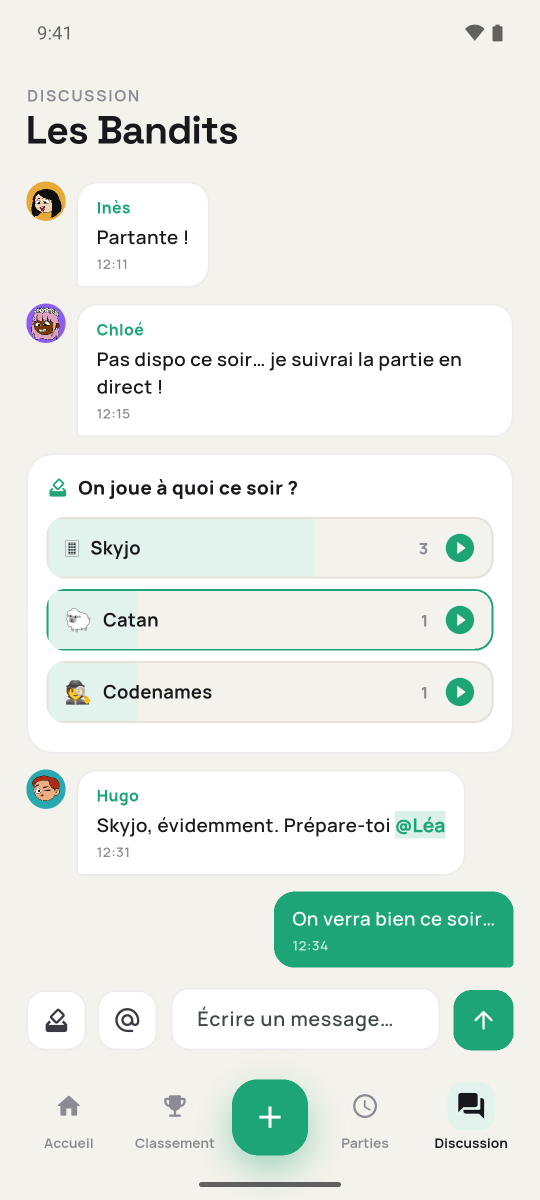
#> input picture store_assets/raw/03a_discussion.png, 1080 x 2400 px, given in place of 03a_discussion.png.png, which was not available (shown at 1/2 size)
$ python offset.py ../raw/03a_discussion.png 3 5
#> lines starting #> are read from the running program, lines starting #| are printed output that depends on the picture; pictures that were not available may be replaced by others from this repository, and a replacement may not be noted
# offset.py NAME [range]: vertical shift (px) of new/NAME.png against the old raw capture, from grey edges.
import sys
from PIL import Image, ImageFilter, ImageChops, ImageStat
RAW = '/home/thomas/Programmation/Projets/podium/store_assets/raw'
def edges(p): return Image.open(p).convert('L').filter(ImageFilter.FIND_EDGES).point(lambda v: 255 if v > 40 else 0)
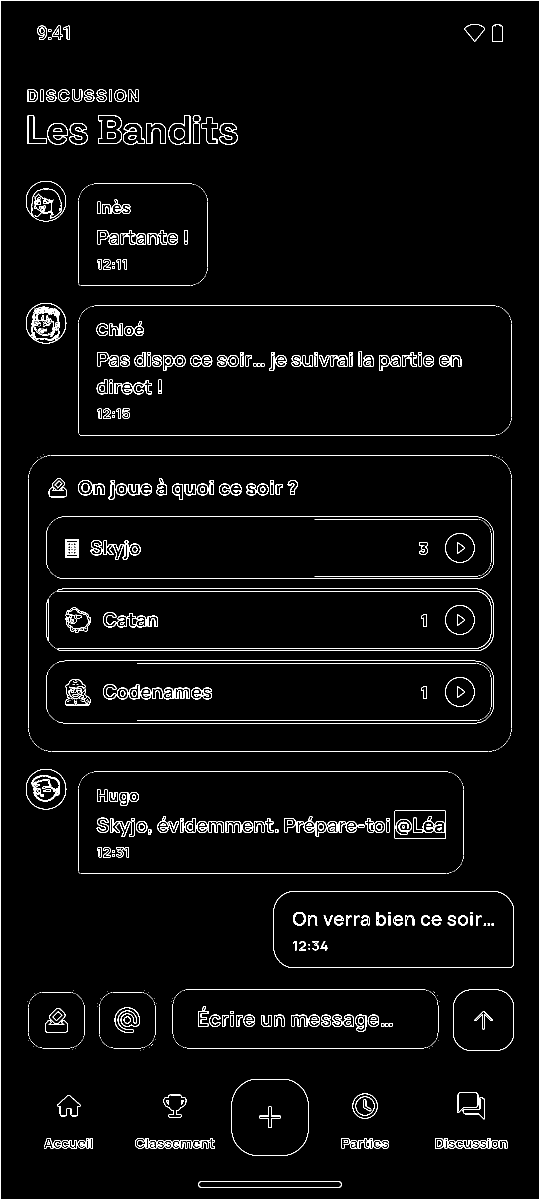
#> returned value: PIL image 1080x2400 L (shown at 1/2 size); 3% white in thin lines or dots
name = sys.argv[1]; R = int(sys.argv[2]) if len(sys.argv) > 2 else 40
a, b = edges(f'{RAW}/{name}.png'), edges(f'new/{name}.png')
#> call 2 of edges, with p = 'new/../raw/03a_discussion.png.png'
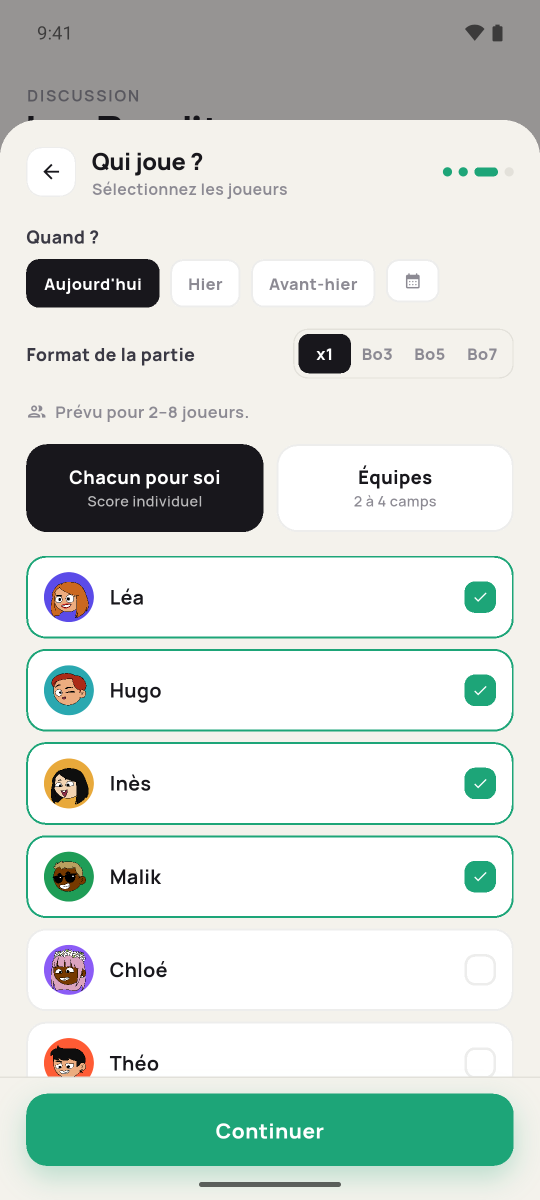
#> input picture store_assets/raw/03b_qui_joue_haut.png, 1080 x 2400 px, given in place of 03a_discussion.png.png, which was not available (shown at 1/2 size)
#> in edges (call 2), `def edges(p): return Image.open(p).convert('L').filter(ImageFilter.FIN..`:
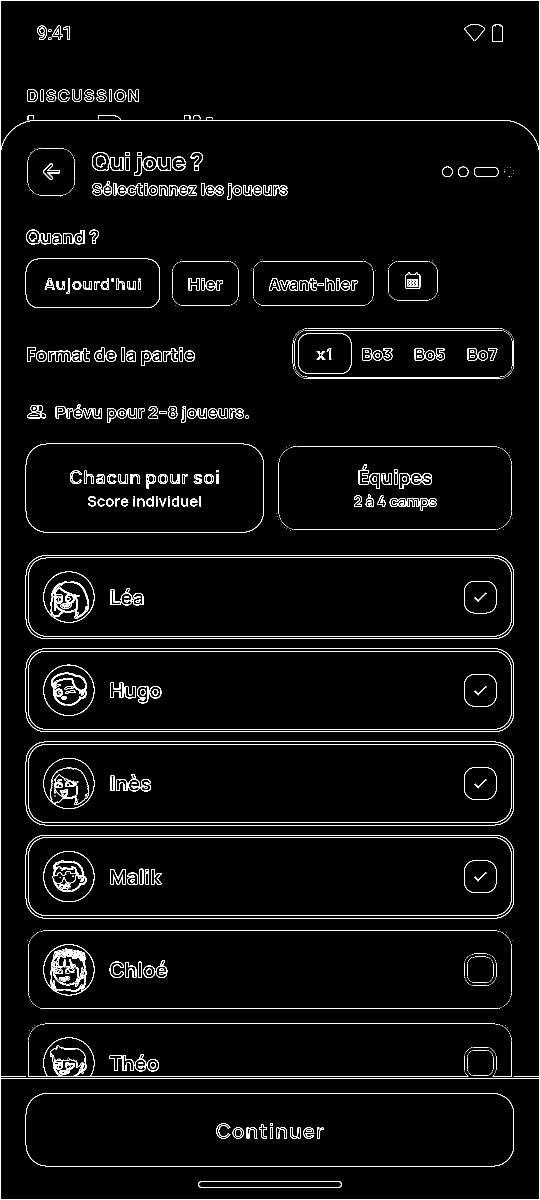
#> returned value: PIL image 1080x2400 L (shown at 1/2 size); 3.1% white in thin lines or dots
top = int(sys.argv[3]) if len(sys.argv) > 3 else 140
y0, y1 = top + R, 2250 - R
ref = a.crop((0, y0, 1080, y1))
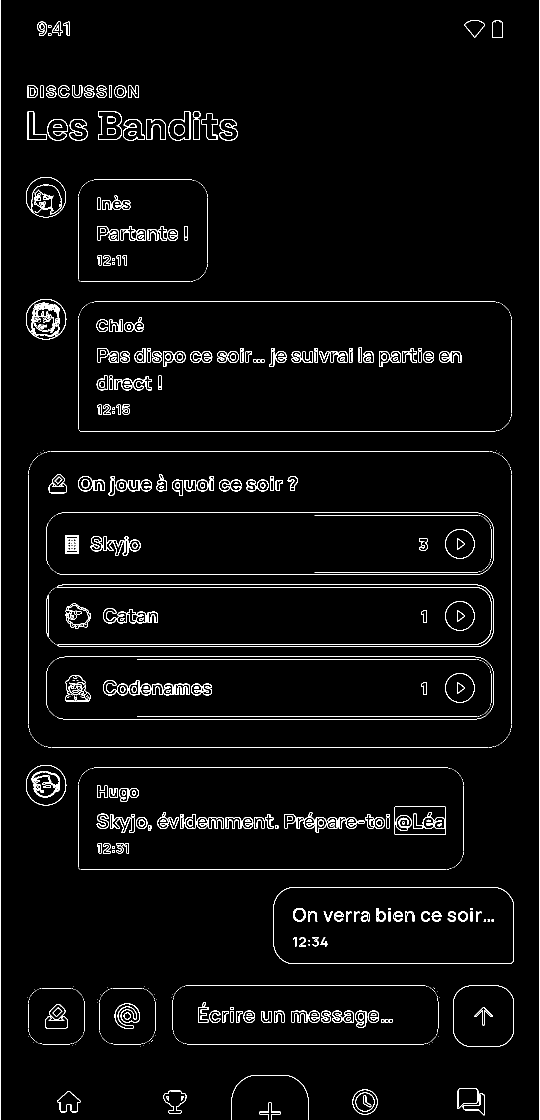
#> ref: PIL image 1080x2239 L (shown at 1/2 size); 2.9% white in thin lines or dots
scores = []
for d in range(-R, R + 1):
    diff = ImageChops.difference(ref, b.crop((0, y0 + d, 1080, y1 + d)))
    scores.append((ImageStat.Stat(diff).mean[0] / 2.55, d))
#> this loop made 7 passes
#> pass 1, `diff = ImageChops.difference(ref, b.crop((0, y0 + d, 1080, y1 + d)))`:
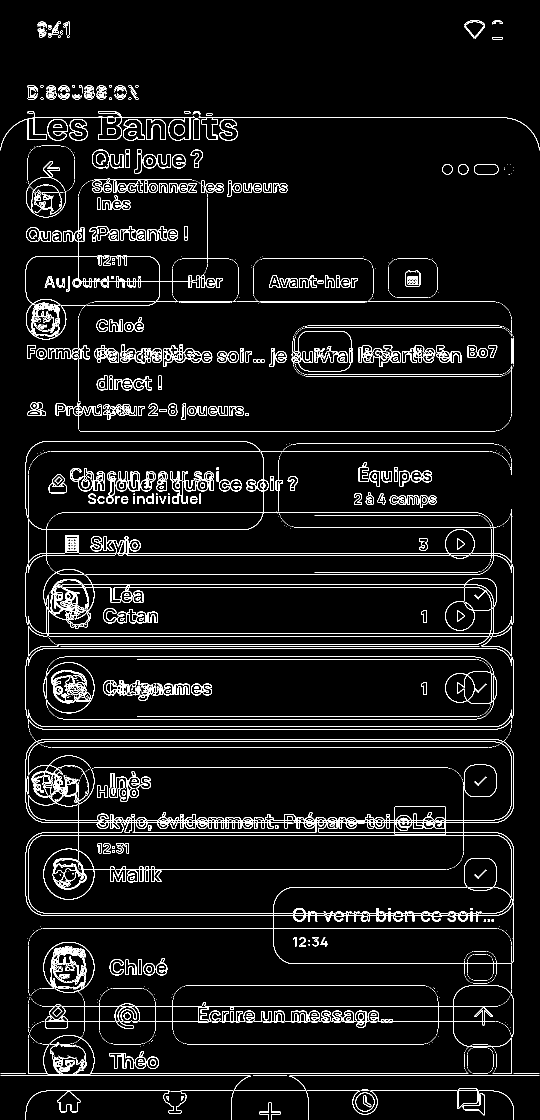
#> diff: PIL image 1080x2239 L (shown at 1/2 size); 5.4% white in thin lines or dots
#> pass 3, `diff = ImageChops.difference(ref, b.crop((0, y0 + d, 1080, y1 + d)))`:
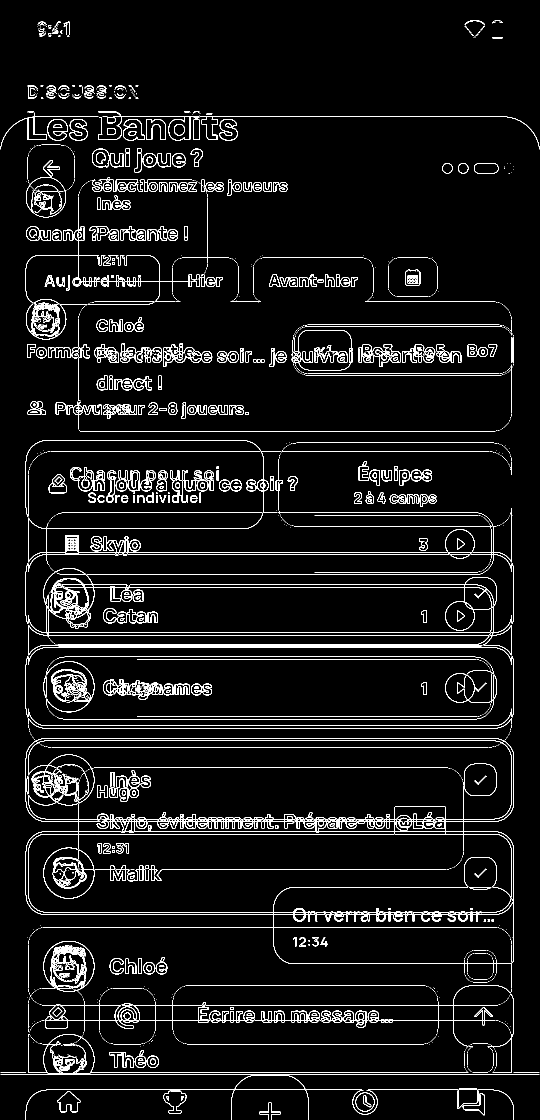
#> diff: PIL image 1080x2239 L (shown at 1/2 size); 5.3% white in thin lines or dots
#> after the loop:
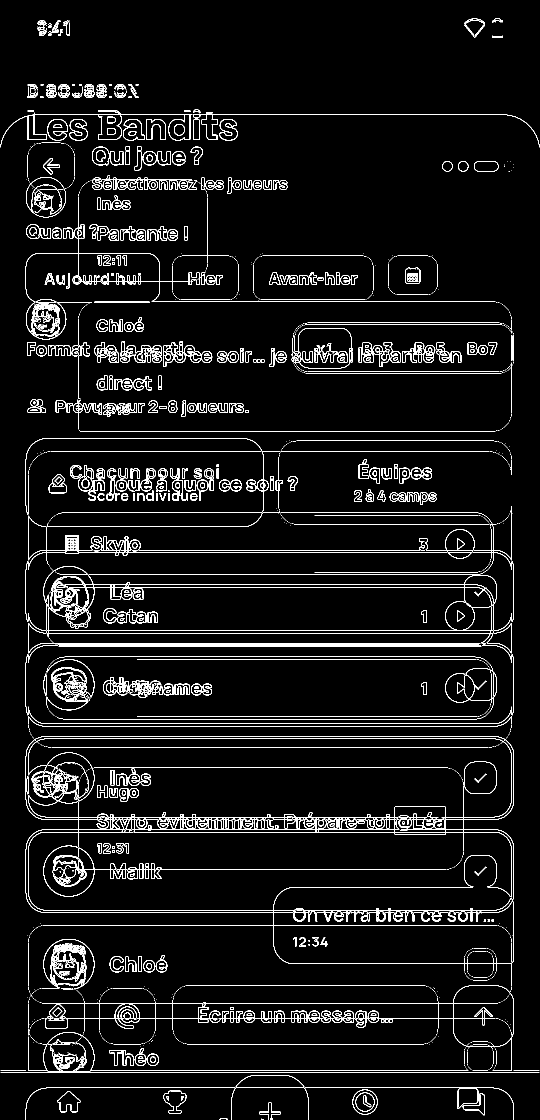
#> diff: PIL image 1080x2239 L (shown at 1/2 size); 5.4% white in thin lines or dots
#> after the loop, scores = [(5.36, -3), (5.35, -2), (5.3, -1), (5.2, 0), (5.28, 1), (5.36, 2), (5.4, 3)]
s, d = min(scores)
#> s = 5.2; d = 0
print(f'{name}: new = old shifted by {d:+d}px (residual {s:.2f}%)')
#| ../raw/03a_discussion.png: new = old shifted by +0px (residual 5.20%)
